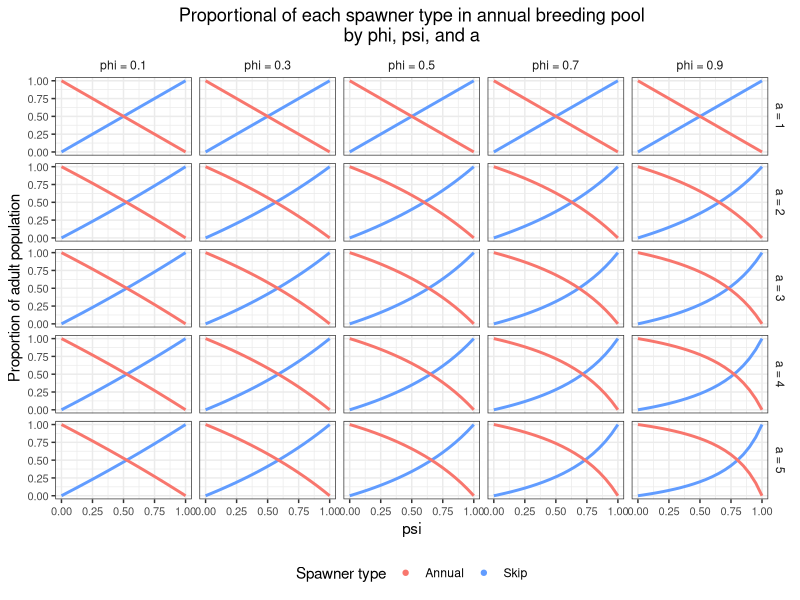
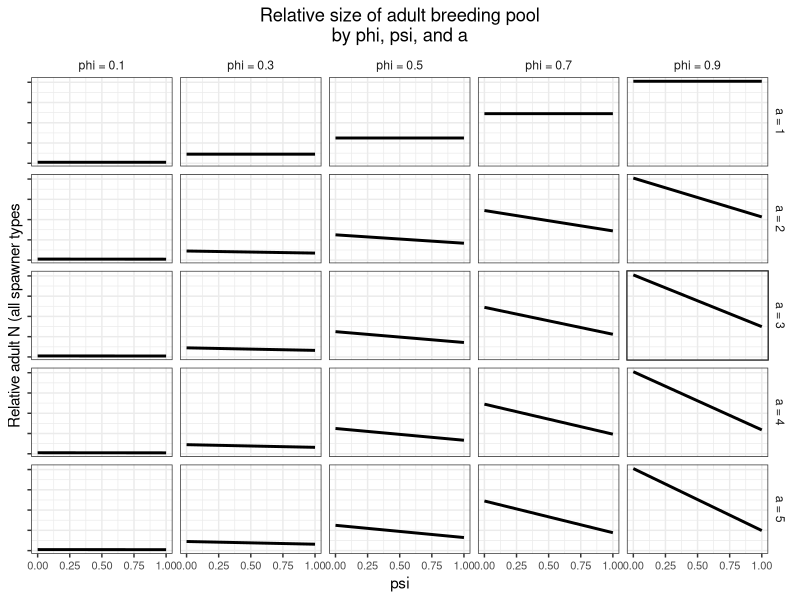
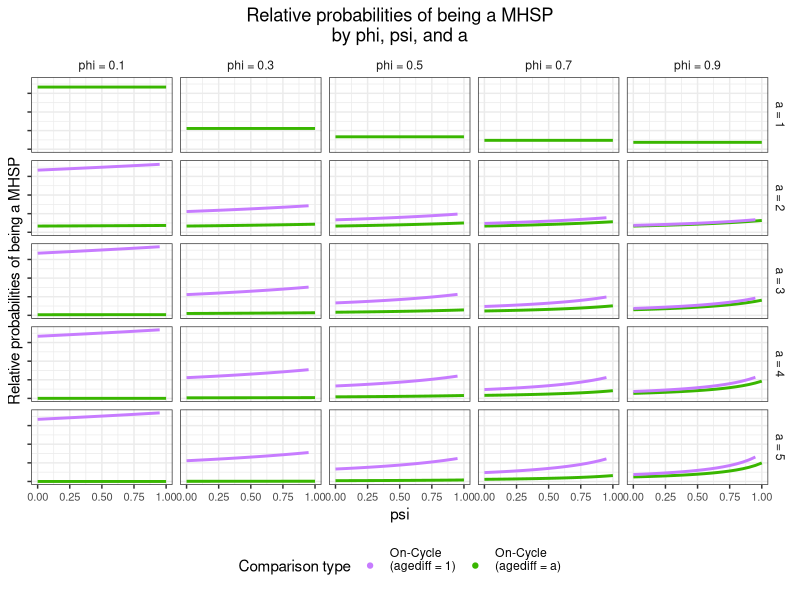
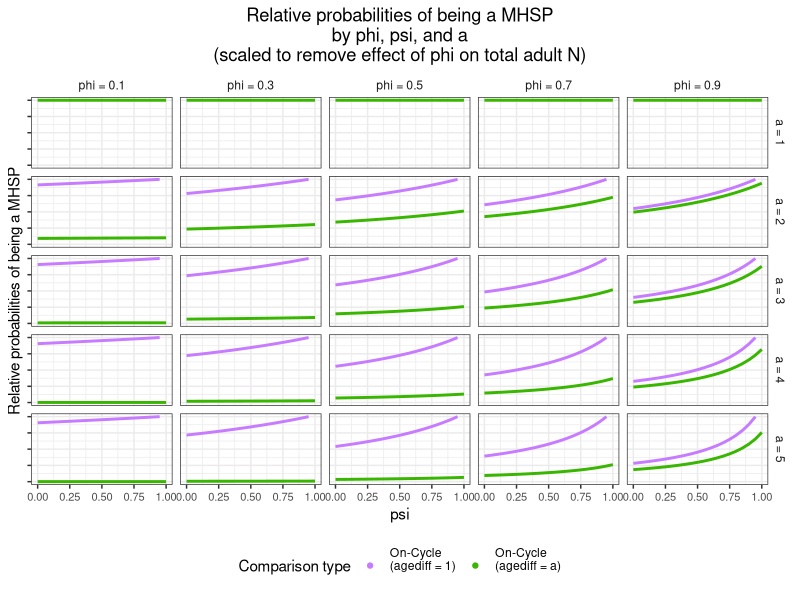

These charts were generated, in order, by the following R code:
library(tidyverse)
theme_set(theme_bw())
theme_update(plot.title = element_text(hjust = 0.5))

#Initial N
N = 1000 #Has to be something but doesn't really matter what
mat = 3

#Values to run through
psis = seq(0,1,by = 0.05)
phis = seq(0.1,0.9,by = 0.2)
as = seq(5)

#Create data frame to fill
combos = expand.grid(psi = psis, phi = phis, a = as)
combos$Navail.AllAnn = NA
combos$Navail.AllSkip = NA
#combos$Navail.AllPsiRatio = NA
combos$Navail.PsiRatioAnns =NA
combos$Navail.PsiRatioSkips =  NA
combos$Navail.PsiRatioSkipsAll = NA

#Run through all possible combos
for(i in seq(dim(combos)[1]))
{
  #Pull values for this run
  phi = combos$phi[i]
  psi = combos$psi[i]
  a = combos$a[i]
  
  #Calculate the stable age distribution
  maxage = which(phi^seq(1000) <= 0.001)[1] #set the maximum age for calculating init age props to where <= 1% of inds in cohort are left
  if(is.na(maxage)){next} #If phi = 0 | 1 this obvi doesn't work
  age.props = (phi^seq(0,maxage))/sum((phi^seq(0,maxage)))
  if(length(age.props) < mat){next} #Ditto if phi is too low for the set maturity
  
  #The number of spawners that would be available if all were annual is the number that are mature
  Navail.AllAnn = sum(N * age.props[mat:length(age.props)])
  #The number of spawners that would be available if all were skips is the number that are mature AND on-cycle
  Navail.AllSkip = sum(N * age.props[seq(from = mat, to = length(age.props), by = a)])
  #The number of annual spawners that are available for a given psi is the number of mature indivs alive for a given year times (1-psi)
  Navail.PsiRatioAnns = sum(N * age.props[mat:length(age.props)] * (1 - psi))
  #The number of skip spawners that are available for a given psi is the number of mature indivs alive for a given year times psi 
  Navail.PsiRatioSkips =  sum(N * age.props[seq(from = mat, to = length(age.props), by = a)] * psi)
  #The total number of spawners for a given psi is the sum of the annuals and skips
  Navail.PsiRatioSkipsAll = Navail.PsiRatioAnns + Navail.PsiRatioSkips
  
  #Save everything
  combos$Navail.AllAnn[i] = Navail.AllAnn
  combos$Navail.AllSkip[i] = Navail.AllSkip
  #combos$Navail.AllPsiRatio[i] = Navail.PsiRatio
  combos$Navail.PsiRatioAnns[i] =Navail.PsiRatioAnns
  combos$Navail.PsiRatioSkips[i] =  Navail.PsiRatioSkips
  combos$Navail.PsiRatioSkipsAll[i] = Navail.PsiRatioSkipsAll
  
}

#Get the relative proportions of the total spawning pool for boths annuals and skips
combos$SkipProp = combos$Navail.PsiRatioSkips / combos$Navail.PsiRatioSkipsAll
combos$AnnProp = combos$Navail.PsiRatioAnns / combos$Navail.PsiRatioSkipsAll

#Add in mathematical relationships to show that they're equivalent to seq()-based approach
combos$Nsim.skips = (N* combos$phi^(mat-1) * ((1 - combos$phi) / (1 - combos$phi^combos$a))) * combos$psi
combos$Nsim.anns = (N* combos$phi^(mat-1) * (1- combos$psi))

#For two indivs with an age difference equal to a (the lowest on-cycle difference allowed since we're not doing same cohort comparisons),
#the prob of a shared parent is the total number of spawners available reduced by the prob that their shared parent died during that period (phi^a)
combos$HS.Prob.OnCycle.aY = combos$phi^combos$a / combos$Navail.PsiRatioSkipsAll

#For two indivs with an age difference equal to 1 (the lowest off-cycle difference allowed),
#the prob of a shared parent is the number of annual spawners each year reduced by the chance that their shared parent from that pool died (phi^1)
#and further reduced by the prob that the older indiv's parent belonged to the skip-spawning contingent 
#Which is a function of the proportion of annual spawners each year relative to the total spawning pool
combos$HS.Prob.OffCycle.1Y = ((combos$phi * combos$AnnProp) / combos$Navail.PsiRatioAnns)

#Remove off-cycle comparisons for a=1 because they're impossible and therefore will never be encountered
combos[which(combos$a == 1),]$HS.Prob.OffCycle.1Y = NA


#Add labeller functions for faceting
alabeller = function(x){return(paste0("a = ",as.character(x)))}
philabeller = function(x){return(paste0("phi = ",as.character(x)))}

#Plot the proportions of each parental type as a function of a, phi, and psi
plot.Nprops = ggplot(combos)+
  geom_line(aes(x = psi, y = SkipProp), col = '#619CFF', size = 1)+
  geom_line(aes(x = psi, y = AnnProp), col = '#F8766D', size = 1)+
  geom_point(data = data.frame(x = rep(0.5,2), y = rep(0.5,2), type = c("Annual", "Skip")), #Trick the plot into showing a legend
             aes(x = x, y = y, col = type), alpha = 0)+
  scale_color_manual("Spawner type",values = c("Annual" = '#F8766D', "Skip" = '#619CFF'))+
  scale_y_continuous("Proportion of adult population")+
  guides(color = guide_legend(override.aes = list(alpha = 1)))+
  facet_grid(rows = vars(a), cols = vars(phi),
             labeller = labeller(a = alabeller, phi = philabeller))+
  theme(strip.background = element_blank(),
        axis.text = element_text(size = 8),
        legend.position = 'bottom')+
  ggtitle("Proportional of each spawner type in annual breeding pool\nby phi, psi, and a")

plot.Nprops


#Plot the relative total breeding pool size as a function of a, phi, and psi
plot.NtotRel = ggplot(combos)+
  geom_line(aes(x = psi, y = Navail.PsiRatioSkipsAll), col = 1, size = 1)+
  scale_y_continuous("Relative adult N (all spawner types")+
  guides(color = guide_legend(override.aes = list(alpha = 1)))+
  facet_grid(rows = vars(a), cols = vars(phi),
             labeller = labeller(a = alabeller, phi = philabeller))+
  theme(strip.background = element_blank(),
        axis.text.y = element_blank(),
        axis.text.x = element_text(size = 8),
        legend.position = 'bottom')+
  ggtitle("Relative size of adult breeding pool\nby phi, psi, and a")

plot.NtotRel

#Plot the relative probabilities of on- and off-cycle MHSPs (or PHSPs, just one-sided) by a, phi, and psi
#use lowest possible age difference while avoiding same-cohort comparisons
plot.Prel = ggplot(combos)+
  geom_line(aes(x = psi, y = HS.Prob.OnCycle.aY), col = '#39B600', size = 1)+
  geom_line(aes(x = psi, y = combos$HS.Prob.OffCycle.1Y), col = '#C77CFF', size = 1)+
  geom_point(data = data.frame(x = rep(0.0,2), y = rep(0.0,2), type = c("On-Cycle", "Off-Cycle")), #Trick the plot into showing a legend
             aes(x = x, y = y, col = type), alpha = 0)+
  scale_color_manual("Comparison type",
                     values = c("On-Cycle" = '#39B600', "Off-Cycle" = '#C77CFF'),
                     labels = c("On-Cycle" = "On-Cycle\n(agediff = a)\n", "Off-Cycle" = 'On-Cycle\n(agediff = 1)\n'))+
  scale_y_continuous("Relative probabilities of being a MHSP")+
  guides(color = guide_legend(override.aes = list(alpha = 1)))+
  facet_grid(rows = vars(a), cols = vars(phi),
             labeller = labeller(a = alabeller, phi = philabeller))+
  theme(strip.background = element_blank(),
        axis.text.y = element_blank(),
        axis.text.x = element_text(size = 8),
        legend.position = 'bottom')+
  ggtitle("Relative probabilities of being a MHSP\nby phi, psi, and a")
#Note that left-right difference is merely effect of phi on total parental pop size

plot.Prel

#Can also be plotted as a scaled value (i.e., removing pop. size effect)
combos.test = combos %>% 
  group_by(phi, a) %>%
  mutate(HS.Prob.OnCycle.aY.scaled = HS.Prob.OnCycle.aY / max(c(HS.Prob.OnCycle.aY,HS.Prob.OffCycle.1Y), na.rm = T),
         HS.Prob.OffCycle.1Y.scaled = HS.Prob.OffCycle.1Y / max(c(HS.Prob.OnCycle.aY,HS.Prob.OffCycle.1Y), na.rm = T))

plot.PrelScaled = ggplot(combos.test)+
  geom_line(aes(x = psi, y = HS.Prob.OnCycle.aY.scaled), col = '#39B600', size = 1)+
  geom_line(aes(x = psi, y = HS.Prob.OffCycle.1Y.scaled), col = '#C77CFF', size = 1)+
  geom_point(data = data.frame(x = rep(0.0,2), y = rep(0.0,2), type = c("On-Cycle", "Off-Cycle")), #Trick the plot into showing a legend
             aes(x = x, y = y, col = type), alpha = 0)+
  scale_color_manual("Comparison type",
                     values = c("On-Cycle" = '#39B600', "Off-Cycle" = '#C77CFF'),
                     labels = c("On-Cycle" = "On-Cycle\n(agediff = a)\n", "Off-Cycle" = 'On-Cycle\n(agediff = 1)\n'))+
  scale_y_continuous("Relative probabilities of being a MHSP")+
  guides(color = guide_legend(override.aes = list(alpha = 1)))+
  facet_grid(rows = vars(a), cols = vars(phi),
             labeller = labeller(a = alabeller, phi = philabeller))+
  theme(strip.background = element_blank(),
        axis.text.y = element_blank(),
        axis.text.x = element_text(size = 8),
        legend.position = 'bottom')+
  ggtitle("Relative probabilities of being a MHSP\nby phi, psi, and a\n(scaled to remove effect of phi on total adult N)")

plot.PrelScaled

# plotdir = "D:\\Google Drive\\Research\\Postdoc\\Meetings\\CKMRgrp_082422\\"
# daydate = Sys.Date() #today's date
# daydate = paste0(substr(daydate,6,7), substr(daydate,9,10), substr(daydate,3,4)) #Chop it all up to get the format right
# 
# png(paste0(plotdir, "\\", "CKMR_SkipSpawn_Sims_Nprops", "_", daydate, ".png"), #Open a .png instead of plot window
#     width = 10.25, height = 7.5, units = "in", res = 600)
# plot.Nprops
# dev.off()
# 
# png(paste0(plotdir, "\\", "CKMR_SkipSpawn_Sims_NtotRel", "_", daydate, ".png"), #Open a .png instead of plot window
#     width = 10.25, height = 7.5, units = "in", res = 600)
# plot.NtotRel
# dev.off()
# 
# png(paste0(plotdir, "\\", "CKMR_SkipSpawn_Sims_Prel", "_", daydate, ".png"), #Open a .png instead of plot window
#     width = 10.25, height = 7.5, units = "in", res = 600)
# plot.Pabs
# dev.off()
# 
# png(paste0(plotdir, "\\", "CKMR_SkipSpawn_Sims_PrelScaled", "_", daydate, ".png"), #Open a .png instead of plot window
#     width = 10.25, height = 7.5, units = "in", res = 600)
# plot.PrelScaled
# dev.off()

